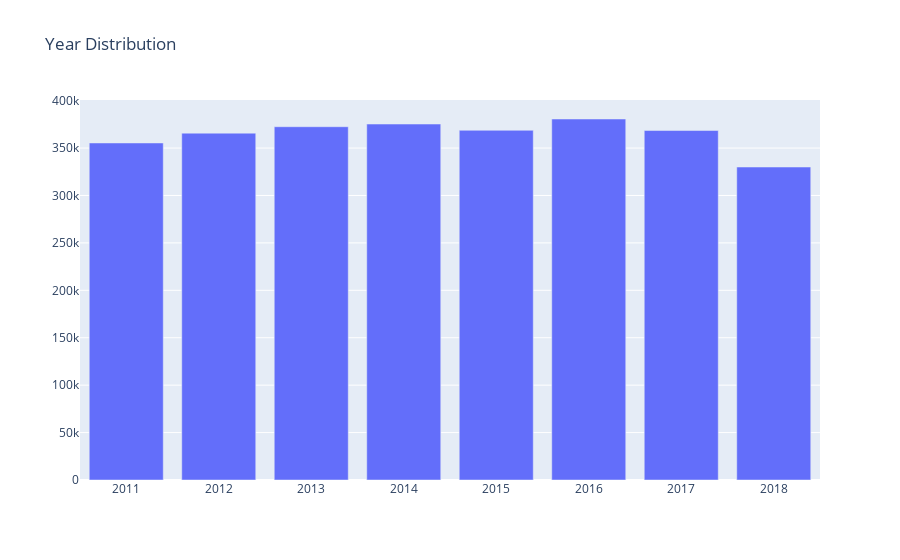

Notebook source saved alongside this figure:
### Code cell
# Plot Year bar graph
year_dist = df['year'].value_counts()
year_dist = year_dist.sort_index()
fig = go.Figure(data=[go.Bar(x=year_dist.index, y=year_dist.values)])
fig.update_layout(title_text='Year Distribution')
fig.show()

### Figure 1 — Plotly figure (JSON) as saved in the notebook; plotly's stock layout.template omitted (floating-point values rounded to 4 significant figures)
{"data": [{"type": "bar", "x": [2011, 2012, 2013, 2014, 2015, 2016, 2017, 2018], "y": [355349, 365714, 372494, 375319, 368701, 380631, 368486, 330003]}], "layout": {"title": {"text": "Year Distribution"}}}
